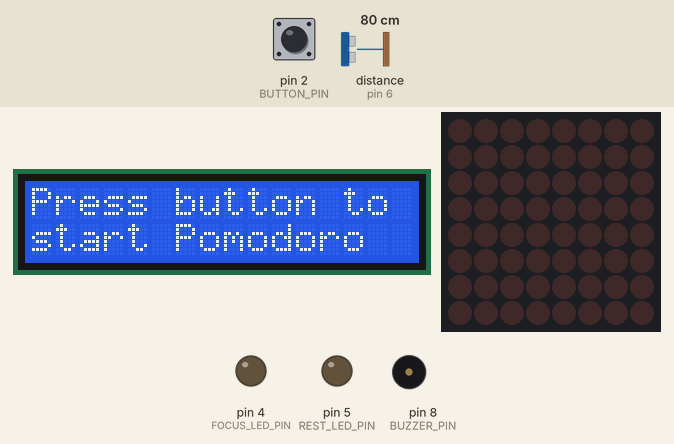
Recording of a program running on a simulated Arduino Nano, built with avr-gcc and run on an emulated ATmega328P. Shown: 16×2 character LCD, 8×8 LED matrix, output pins drawn as LEDs (lit = HIGH), buzzer (waves = sounding). The test bench sets the inputs (shaded band); at power-on: pin 2 (BUTTON_PIN) HIGH, distance to the obstacle (sensor on pin 6) 80 cm. The echo pulse lasts 58.3 µs per cm; what the program prints to the serial monitor is not drawn.

Above: at 1.2 s.
1.3 s: pin 2 (BUTTON_PIN) pulled LOW for 3.2 s
At 1.6 s:
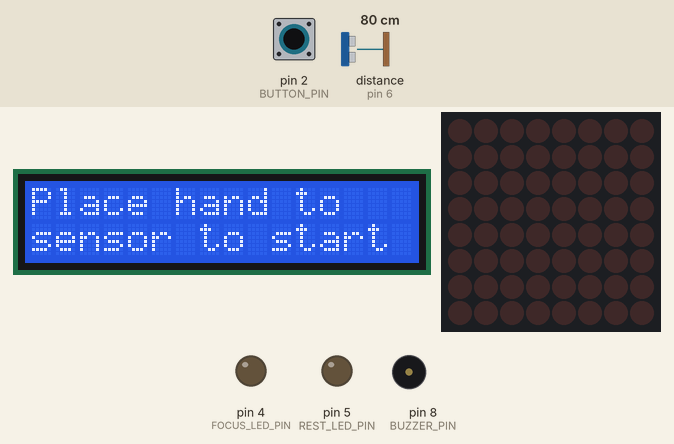
6.0 s: distance to the obstacle (sensor on pin 6) set to 12 cm
7.5 s: distance to the obstacle (sensor on pin 6) set to 9 cm
At 8.3 s:
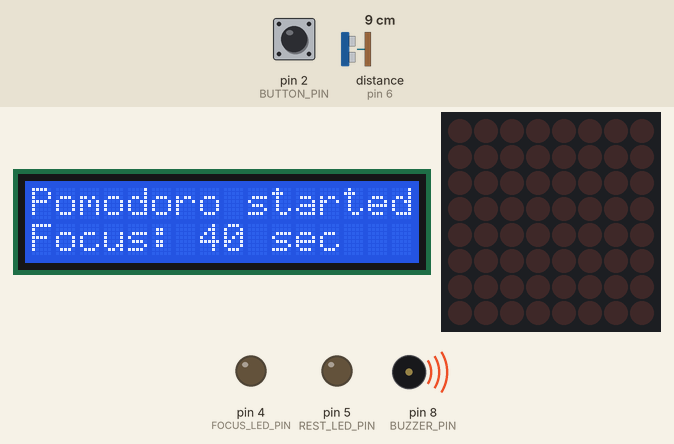
At 10.1 s:
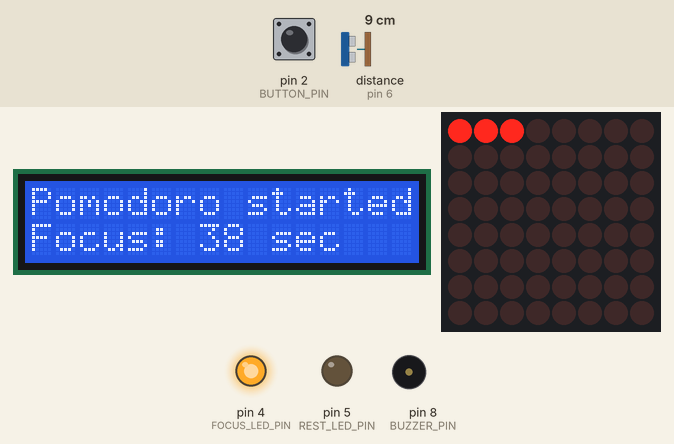
Timing chart, 0 to 11.6 s (numbered marks = the images above; inputs shaded):
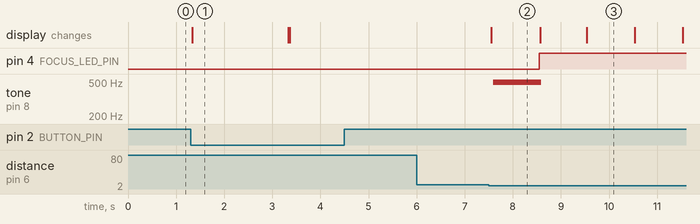

The program:

main.cpp
```cpp
#include <LedControl.h>
#include <Wire.h>
#include <LiquidCrystal_I2C.h>
#include <NewPing.h>
#include <Arduino.h>

// Define the pin connections for the MAX7219
const int DIN_PIN = 11; // Data input
const int CS_PIN = 10;  // Chip select
const int CLK_PIN = 13; // Clock

// Define the pin connections for the ultrasonic sensor
const int TRIG_PIN = 7;
const int ECHO_PIN = 6;
#define MAX_DISTANCE 200 // Maximum distance to measure (in cm)

// Define the pin for the button
const int BUTTON_PIN = 2;

// Define the pin for the buzzer
const int BUZZER_PIN = 8;

// Define the pins for the focus and rest LEDs
const int FOCUS_LED_PIN = 4;
const int REST_LED_PIN = 5;

// Create instances of the libraries
LedControl lc = LedControl(DIN_PIN, CLK_PIN, CS_PIN, 1);
LiquidCrystal_I2C lcd(0x27, 16, 2);
NewPing sonar(TRIG_PIN, ECHO_PIN, MAX_DISTANCE);

// Function Prototypes
void fillDots(int numDots);
void displayDigit(int num);
void startPomodoro();
void resetPomodoro();
void stopPomodoro();
bool isHandNearSensor();
void buzz(int duration);

// 5x7 Font for digits 0-9
const byte digits[10][7] = {
    {0b0111110, 0b1100011, 0b1100011, 0b1100011, 0b1100011, 0b1100011, 0b0111110}, // 0
    {0b0001100, 0b0011100, 0b0111100, 0b0001100, 0b0001100, 0b0001100, 0b1111111}, // 1
    {0b0111110, 0b1100011, 0b0000011, 0b0000110, 0b0011100, 0b0110000, 0b1111111}, // 2
    {0b0111110, 0b1100011, 0b0000011, 0b0011110, 0b0000011, 0b1100011, 0b0111110}, // 3
    {0b0000110, 0b0001110, 0b0011110, 0b0110110, 0b1100110, 0b1111111, 0b0000110}, // 4
    {0b1111111, 0b1100000, 0b1111110, 0b0000011, 0b0000011, 0b1100011, 0b0111110}, // 5
    {0b0011110, 0b0110000, 0b1100000, 0b1111110, 0b1100011, 0b1100011, 0b0111110}, // 6
    {0b1111111, 0b0000011, 0b0000110, 0b0001100, 0b0011000, 0b0110000, 0b1100000}, // 7
    {0b0111110, 0b1100011, 0b1100011, 0b0111110, 0b1100011, 0b1100011, 0b0111110}, // 8
    {0b0111110, 0b1100011, 0b1100011, 0b0111111, 0b0000011, 0b0000110, 0b0111100}  // 9
};

// Time tracking variables
unsigned long startTime;
unsigned long elapsedTime;
unsigned long buttonPressTime = 0; // Time when button was pressed
bool buttonPressed = false;        // Flag to track button press state
int buttonPressCount = 0;          // Counter for button presses
bool timerRunning = false;         // Flag to track timer state
bool firstRun = true;              // Flag to track the first run
int pomoCount = 0;                 // Counter for Pomodoro iterations
bool inRestPeriod = false;         // Flag to track rest period
unsigned long restStartTime;       // Start time for the rest period
int restDuration = 0;              // Duration of the rest period
bool focusLedState = false;        // State of the focus LED
bool restLedState = false;         // State of the rest LED
bool ledMatrixState = false;       // State of the LED matrix

// Spiral fill order for an 8x8 matrix
const int spiralOrder[64][2] = {
    {0, 0}, {0, 1}, {0, 2}, {0, 3}, {0, 4}, {0, 5}, {0, 6}, {0, 7}, {1, 7}, {2, 7}, {3, 7}, {4, 7}, {5, 7}, {6, 7}, {7, 7}, {7, 6}, {7, 5}, {7, 4}, {7, 3}, {7, 2}, {7, 1}, {7, 0}, {6, 0}, {5, 0}, {4, 0}, {3, 0}, {2, 0}, {1, 0}, {1, 1}, {1, 2}, {1, 3}, {1, 4}, {1, 5}, {1, 6}, {2, 6}, {3, 6}, {4, 6}, {5, 6}, {6, 6}, {6, 5}, {6, 4}, {6, 3}, {6, 2}, {6, 1}, {5, 1}, {4, 1}, {3, 1}, {2, 1}, {2, 2}, {2, 3}, {2, 4}, {2, 5}, {3, 5}, {4, 5}, {5, 5}, {5, 4}, {5, 3}, {5, 2}, {4, 2}, {3, 2}, {3, 3}, {4, 3}};

int previousDotsToFill = -1;    // Track the previous number of dots filled
int previousCountdown = -1;     // Track the previous countdown value
int previousRestCountdown = -1; // Track the previous rest countdown value

void setup()
{
  Serial.begin(115200); // Start the serial communication for debugging
  Serial.println("Pomodoro Timer");

  // Initialize the MAX7219 display
  lc.shutdown(0, false); // Wake up display
  lc.setIntensity(0, 8); // Set brightness level (0 to 15)
  lc.clearDisplay(0);    // Clear display register

  // Initialize the I2C LCD
  lcd.init();
  lcd.backlight();
  lcd.clear();
  lcd.setCursor(0, 0);
  lcd.print("Press button to");
  lcd.setCursor(0, 1);
  lcd.print("start Pomodoro");

  // Initialize the button pin
  pinMode(BUTTON_PIN, INPUT_PULLUP); // Use internal pull-up resistor

  // Initialize the buzzer pin
  pinMode(BUZZER_PIN, OUTPUT);
  digitalWrite(BUZZER_PIN, LOW); // Ensure the buzzer is off initially

  // Initialize the LED pins
  pinMode(FOCUS_LED_PIN, OUTPUT);
  pinMode(REST_LED_PIN, OUTPUT);
  digitalWrite(FOCUS_LED_PIN, LOW); // Ensure the focus LED is off initially
  digitalWrite(REST_LED_PIN, LOW);  // Ensure the rest LED is off initially
}

void loop()
{
  // Handle button presses for initial start
  if (!timerRunning && !inRestPeriod && digitalRead(BUTTON_PIN) == LOW && !buttonPressed)
  {
    buttonPressed = true;
    buttonPressTime = millis();
    lcd.clear();
    lcd.setCursor(0, 0);
    lcd.print("Place hand to");
    lcd.setCursor(0, 1);
    lcd.print("sensor to start");
    firstRun = false; // Set the firstRun flag to false after the button is pressed
  }

  if (digitalRead(BUTTON_PIN) == HIGH && buttonPressed)
  {
    buttonPressed = false;
  }

  // Stop or reset Pomodoro when the button is held down
  if (digitalRead(BUTTON_PIN) == LOW && buttonPressed && (millis() - buttonPressTime > 2000))
  {
    if (timerRunning)
    {
      stopPomodoro();
      buttonPressed = false; // Reset button press flag
    }
    else
    {
      resetPomodoro();
      buttonPressed = false; // Reset button press flag
    }
  }

  // Start Pomodoro when hand is near the sensor and the button has been pressed at least once
  if (!timerRunning && !inRestPeriod && !firstRun && isHandNearSensor())
  {
    lcd.clear();
    lcd.setCursor(0, 0);
    lcd.print("Starting timer");
    startPomodoro();
  }

  if (timerRunning)
  {
    elapsedTime = millis() - startTime;
    int totalSeconds = elapsedTime / 1000;

    if (totalSeconds <= 40)
    {
      if (!focusLedState)
      {
        digitalWrite(FOCUS_LED_PIN, HIGH); // Turn on the focus LED
        digitalWrite(REST_LED_PIN, LOW);   // Turn off the rest LED
        focusLedState = true;
        restLedState = false;
      }

      if (!ledMatrixState)
      {
        lc.clearDisplay(0); // Clear the LED matrix display
        ledMatrixState = true;
      }

      int countdown = 40 - totalSeconds;
      if (countdown != previousCountdown)
      {
        lcd.setCursor(0, 1);
        lcd.print("Focus: ");
        lcd.print(countdown);
        lcd.print(" sec ");
        previousCountdown = countdown;
      }

      int dotsToFill = (totalSeconds * 64) / 40;
      if (dotsToFill != previousDotsToFill)
      {
        lc.clearDisplay(0);
        fillDots(dotsToFill);
        previousDotsToFill = dotsToFill;
      }
    }

    if (totalSeconds >= 40)
    {
      lcd.clear();
      lcd.setCursor(0, 0);
      lcd.print("Pomodoro Done");
      buzz(1000);
      pomoCount++;
      lcd.setCursor(0, 1);
      lcd.print("Pomos: ");
      lcd.print(pomoCount);
      delay(2000); // Display "Pomodoro Done" for 2 seconds
      lcd.clear();

      if (pomoCount % 3 == 0)
      {
        restDuration = 15; // 15 seconds rest after every 3 focus periods
      }
      else
      {
        restDuration = 10; // 10 seconds rest period
      }
      inRestPeriod = true;
      restStartTime = millis();
      timerRunning = false; // Stop the timer
      buzz(1000);           // Buzz when rest starts
    }
  }
  else if (inRestPeriod)
  {
    unsigned long restElapsed = millis() - restStartTime;
    int restTotalSeconds = restElapsed / 1000;

    if (!restLedState)
    {
      digitalWrite(FOCUS_LED_PIN, LOW); // Turn off the focus LED
      digitalWrite(REST_LED_PIN, HIGH); // Turn on the rest LED
      focusLedState = false;
      restLedState = true;
    }

    if (ledMatrixState)
    {
      lc.clearDisplay(0); // Clear the LED matrix display
      ledMatrixState = false;
    }

    if (restTotalSeconds <= restDuration)
    {
      int restCountdown = restDuration - restTotalSeconds;
      if (restCountdown != previousRestCountdown)
      {
        lcd.clear();
        lcd.setCursor(0, 0);
        lcd.print("Rest: ");
        lcd.print(restDuration);
        lcd.print(" sec ");
        lcd.setCursor(0, 1);
        lcd.print("Remaining: ");
        lcd.print(restCountdown);
        lcd.print(" sec ");
        previousRestCountdown = restCountdown;
      }
    }

    if (restTotalSeconds >= restDuration)
    {
      buzz(1000); // Buzz when rest ends
      inRestPeriod = false;
      resetPomodoro(); // Reset Pomodoro to wait for next hand detection
    }
  }
  else
  {
    if (focusLedState || restLedState || ledMatrixState)
    {
      digitalWrite(FOCUS_LED_PIN, LOW); // Turn off the focus LED
      digitalWrite(REST_LED_PIN, LOW);  // Turn off the rest LED
      lc.clearDisplay(0);               // Clear the LED matrix display
      focusLedState = false;
      restLedState = false;
      ledMatrixState = false;
    }
  }
}

void startPomodoro()
{
  startTime = millis();
  timerRunning = true;
  lcd.clear();
  lcd.setCursor(0, 0);
  lcd.print("Pomodoro started");
  lcd.setCursor(0, 1);
  lcd.print("Focus: 40 sec ");
  buzz(1000);
}

void stopPomodoro()
{
  timerRunning = false;
  lcd.clear();
  lcd.setCursor(0, 0);
  lcd.print("Timer Stopped");
  lcd.setCursor(0, 1);
  lcd.print("Long press to");
  delay(2000);
  lcd.setCursor(0, 1);
  lcd.print("reset Pomodoro");
}

void resetPomodoro()
{
  timerRunning = false;
  previousDotsToFill = -1;    // Reset previousDotsToFill
  previousCountdown = -1;     // Reset previousCountdown
  previousRestCountdown = -1; // Reset previousRestCountdown
  lcd.clear();
  lcd.setCursor(0, 0);
  lcd.print("Hold hand near");
  lcd.setCursor(0, 1);
  lcd.print("the sensor");
  lc.clearDisplay(0); // Clear the LED matrix display
}

bool isHandNearSensor()
{
  unsigned int distance = sonar.ping_cm();
  return (distance > 0 && distance <= 10); // Adjust distance threshold as needed
}

void fillDots(int numDots)
{
  for (int i = 0; i < numDots && i < 64; i++)
  {
    int row = spiralOrder[i][0];
    int col = spiralOrder[i][1];
    lc.setLed(0, row, col, true);
  }
}

void displayDigit(int num)
{
  if (num < 0 || num > 9)
    return;

  for (int row = 0; row < 7; row++)
  {
    byte rowData = digits[num][row];
    for (int col = 8; col >= 0; col--)
    {
      bool ledState = (rowData >> col) & 0x01;
      lc.setLed(0, row, 7 - col, ledState);
    }
  }
}

void buzz(int duration)
{
  unsigned long startMillis = millis();
  while (millis() - startMillis < duration)
  {
    digitalWrite(BUZZER_PIN, HIGH);
    delay(1); // Adjust the delay to change the tone frequency
    digitalWrite(BUZZER_PIN, LOW);
    delay(1); // Adjust the delay to change the tone frequency
  }
  digitalWrite(BUZZER_PIN, LOW); // Ensure the buzzer is turned off
}
```

Measured:
- the behaviour switches between 11 and 10 cm on distance to the obstacle (sensor on pin 6) (found by bisection; images 1 and 2)
- after the input at 1.3 s, the display: changes at once (image 1)
- after the input at 6.0 s, every drawn part: stays the same
- after the input at 7.5 s, pin 4 (FOCUS_LED_PIN): LOW → HIGH after 1.1 s; tone on pin 8 (BUZZER_PIN): silent → 496 Hz after 0.09 s, → silent 1.0 s later; the display: changes after 0.05 s (image 2)
- what the display in image 1 shows lasts 2.0 s, from 1.3 s to 3.3 s
- what the display in image 2 shows lasts 1.0 s, from 7.6 s to 8.6 s
